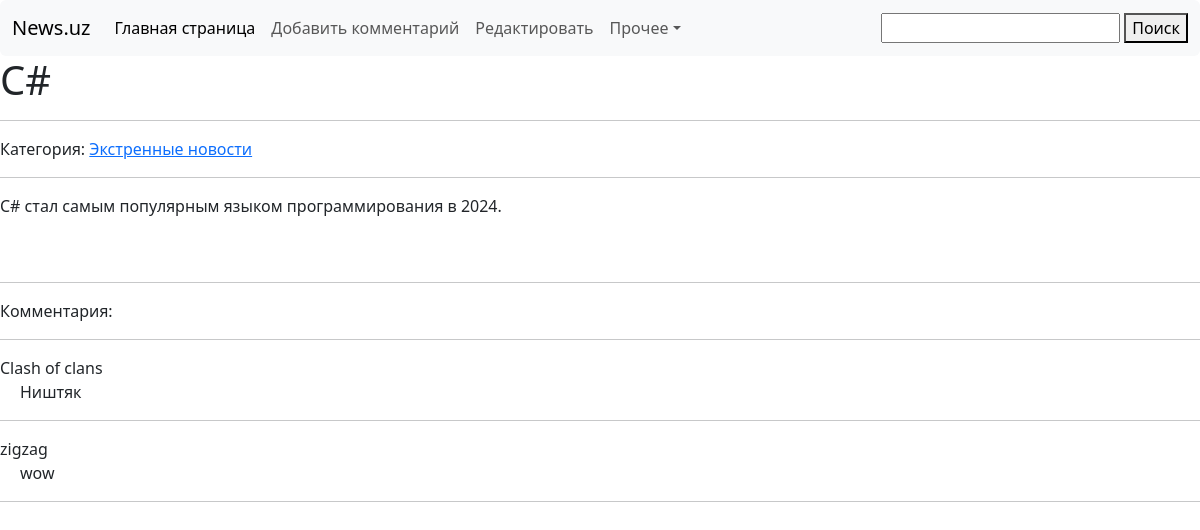
The page /states/1 on the database as committed earlier.
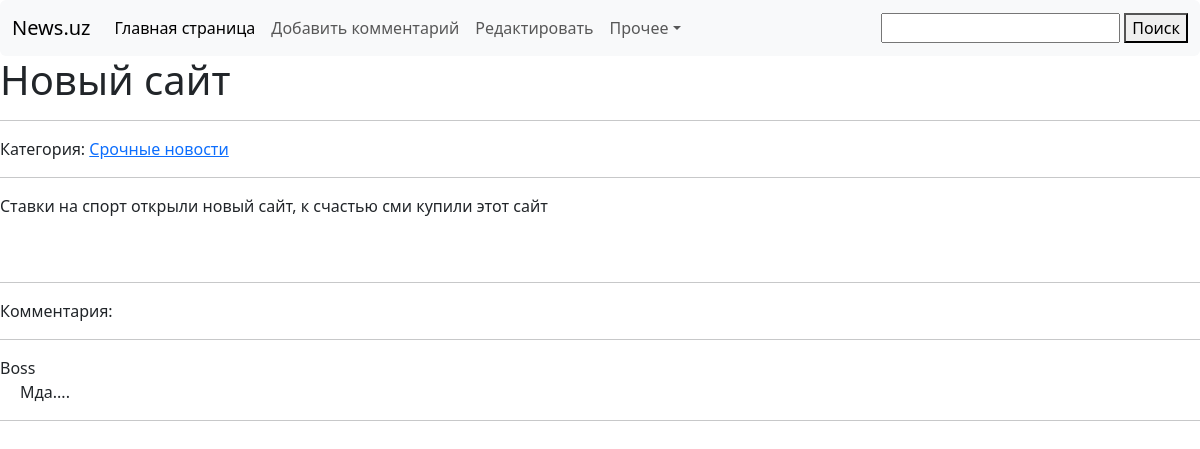
The same page on the database as committed later.
### index/models.py (models this page shows, shortened)
class Title(models.Model):
    title = models.CharField(max_length=256)
    text = models.TextField(blank=True)
    img = models.ImageField(upload_to='media')
    data = models.DateTimeField(auto_now_add=True)
    category_name = models.ForeignKey(Category, on_delete=models.CASCADE)

class Category(models.Model):
    c_name = models.CharField(max_length=256)
    data = models.DateTimeField(auto_now_add=True)
    def __str__(self):
        return self.c_name

class Comments(models.Model):
    user_name = models.CharField(max_length=256)
    user_title = models.ForeignKey(Title, on_delete=models.CASCADE)
    user_comment = models.TextField(blank=True)
    user_data = models.DateTimeField(auto_now_add=True)

### index/views.py (the view)
# urls.py: path('states/<int:pk>', views.get_all_states),
def get_all_states(request, pk):
    states = Title.objects.get(id=pk)
    comment = Comments.objects.all()
    context = {'states': states,
               'comment': comment}
    return render(request, 'states.html', context)

### index/templates/states.html (shortened to what this page needs)
<!DOCTYPE html>
<html lang="ru">
<head>
    <link href="https://cdn.jsdelivr.net/npm/bootstrap@5.3.2/dist/css/bootstrap.min.css" rel="stylesheet">
</head>
<body>
<nav class="navbar navbar-expand-lg bg-body-tertiary rounded" aria-label="Eleventh navbar example">
      <div class="container-fluid">
        <a class="navbar-brand" href="/">News.uz</a>
        <div class="collapse navbar-collapse" id="navbarsExample09">
          <ul class="navbar-nav me-auto mb-2 mb-lg-0">
            <li class="nav-item">
              <a class="nav-link active" aria-current="page" href="/">Главная страница</a>
            </li>
            <li class="nav-item">
              <a class="nav-link" href="/add-comment">Добавить комментарий</a>
            </li>
              <li class="nav-item">
                  <a class="nav-link" href="/news-edit/{{ states.id }}">Редактировать</a>
            </li>
            <li class="nav-item dropdown">
              <a class="nav-link dropdown-toggle" href="#" data-bs-toggle="dropdown" aria-expanded="false">Прочее</a>
            </li>
          </ul>
          <form action="/search" method="POST">
                <input type="text" name="search_state">
                <button>Поиск</button>
          </form>
        </div>
      </div>
    </nav>
<h1>{{ states.title }}</h1>
<hr>
Категория: <a href="/category/{{ states.category_name.id }}">{{ states.category_name }}</a><br>
<hr>
{{ states.text }}<br><br>
<img src="product.pr_photo" alt=""><br>
<hr>
Комментария: <br>
<hr>
{% for i in comment %}
{{ i.user_name }}<br>
<blockquote style="margin-left: 20px;">{{ i.user_comment }}</blockquote>
<hr>
{% endfor %}
</body>
</html>

Rows that differ between the two databases and show on the page:
removed Comments: user_name "Clash of clans", user_comment "Ништяк"
removed Comments: user_name "zigzag", user_comment "wow"
changed Title: title "C#" → "Новый сайт"; category_name "Экстренные новости" → "Срочные новости"; text "С# стал самым популярным языком программирования в 2024." → "Ставки на спорт открыли новый сайт, к счастью сми купили этот сайт"
added Comments: user_name "Boss", user_comment "Мда...."
